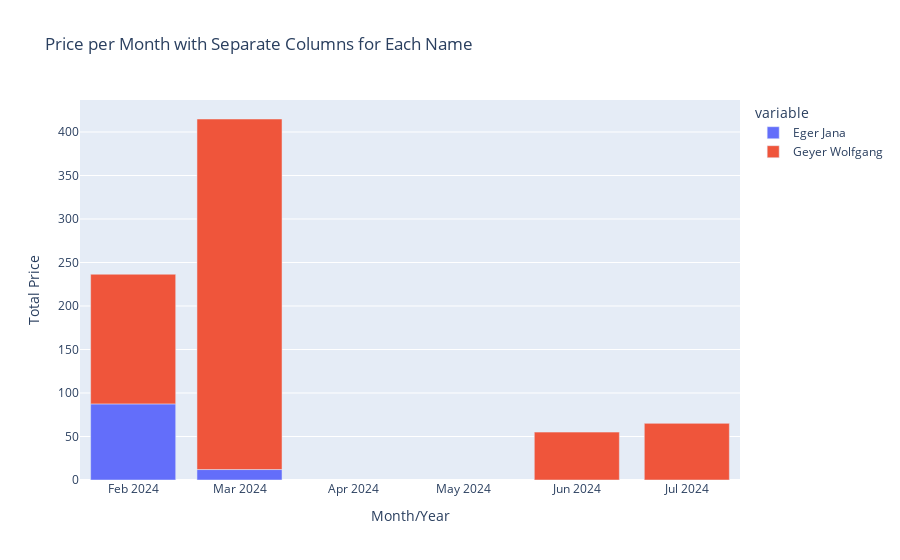

The notebook cell this image was saved under:
### Code cell
import pandas as pd
import plotly.express as px

# Sample DataFrame (replace this with your actual DataFrame)
# df_fahrten = pd.DataFrame({...})

# Ensure the 'Von' column is in datetime format
df['Von'] = pd.to_datetime(df['Von'], errors='coerce')

# Extract the month and year from the 'Von' column and convert to string format
df['Month_Year'] = df['Von'].dt.to_period('M').astype(str)

# Aggregate prices by 'Month_Year' and 'Name'
monthly_prices = df.groupby(['Month_Year', 'Name'])['Preis'].sum().reset_index()

# Pivot the DataFrame to have separate columns for each 'Name'
pivot_df = monthly_prices.pivot_table(index='Month_Year', columns='Name', values='Preis', fill_value=0).reset_index()

# Create a stacked column chart
fig = px.bar(pivot_df, x='Month_Year', y=pivot_df.columns[1:],  # Exclude 'Month_Year' column from y-axis
             title='Price per Month for each Name',
             labels={'value': 'Total Price', 'Month_Year': 'Month/Year'},
             color_discrete_sequence=px.colors.qualitative.Plotly)

# Show the figure
fig.show()

### Figure 1 — Plotly figure (JSON) as saved in the notebook; plotly's stock layout.template omitted (floating-point values rounded to 4 significant figures)
{"data": [{"alignmentgroup": "True", "hovertemplate": "variable=Eger Jana<br>Month/Year=%{x}<br>Total Price=%{y}<extra></extra>", "legendgroup": "Eger Jana", "marker": {"color": "#636EFA", "pattern": {"shape": ""}}, "name": "Eger Jana", "offsetgroup": "Eger Jana", "orientation": "v", "showlegend": true, "textposition": "auto", "type": "bar", "x": ["2024-02", "2024-03", "2024-06", "2024-07"], "xaxis": "x", "y": [87.5, 12, 0, 0], "yaxis": "y"}, {"alignmentgroup": "True", "hovertemplate": "variable=Geyer Wolfgang<br>Month/Year=%{x}<br>Total Price=%{y}<extra></extra>", "legendgroup": "Geyer Wolfgang", "marker": {"color": "#EF553B", "pattern": {"shape": ""}}, "name": "Geyer Wolfgang", "offsetgroup": "Geyer Wolfgang", "orientation": "v", "showlegend": true, "textposition": "auto", "type": "bar", "x": ["2024-02", "2024-03", "2024-06", "2024-07"], "xaxis": "x", "y": [149.0, 402.9, 55.03, 65.1], "yaxis": "y"}], "layout": {"barmode": "relative", "legend": {"title": {"text": "variable"}, "tracegroupgap": 0}, "title": {"text": "Price per Month with Separate Columns for Each Name"}, "xaxis": {"anchor": "y", "domain": [0, 1], "title": {"text": "Month/Year"}}, "yaxis": {"anchor": "x", "domain": [0, 1], "title": {"text": "Total Price"}}}}
